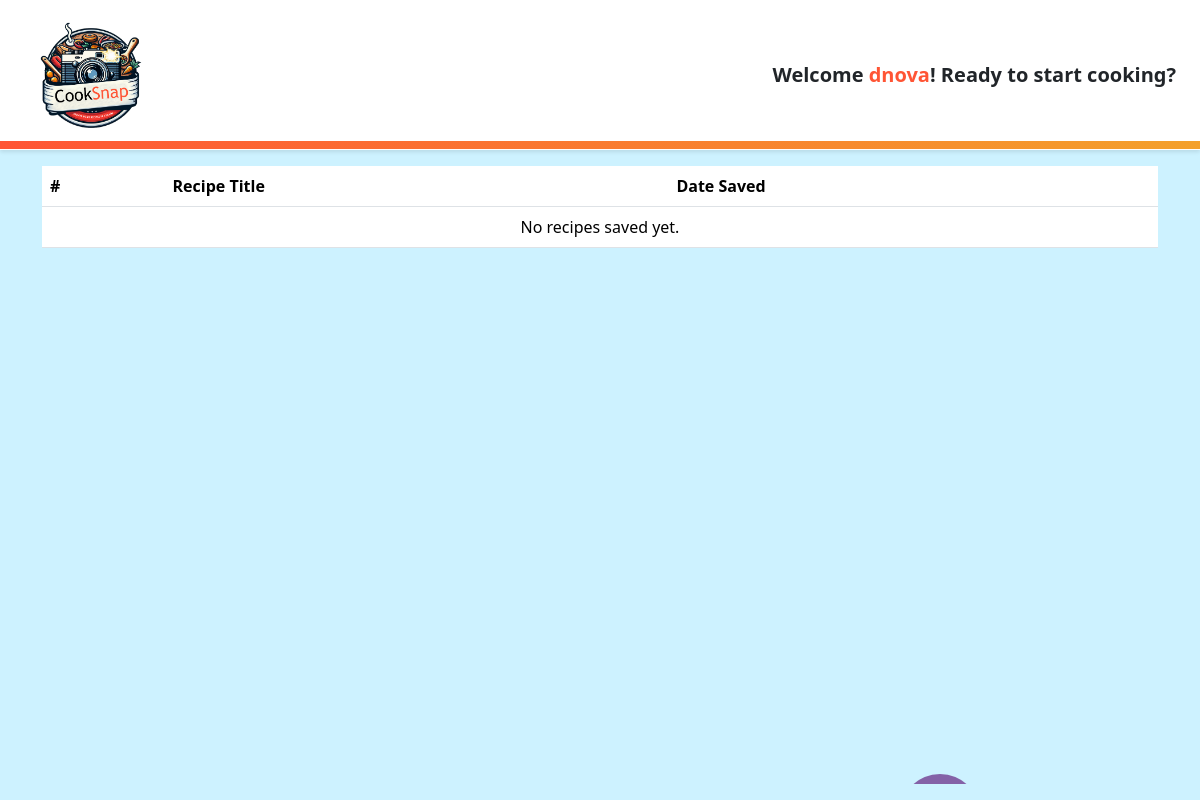
Before: /saved_recipes/ (signed in) with the older database file.
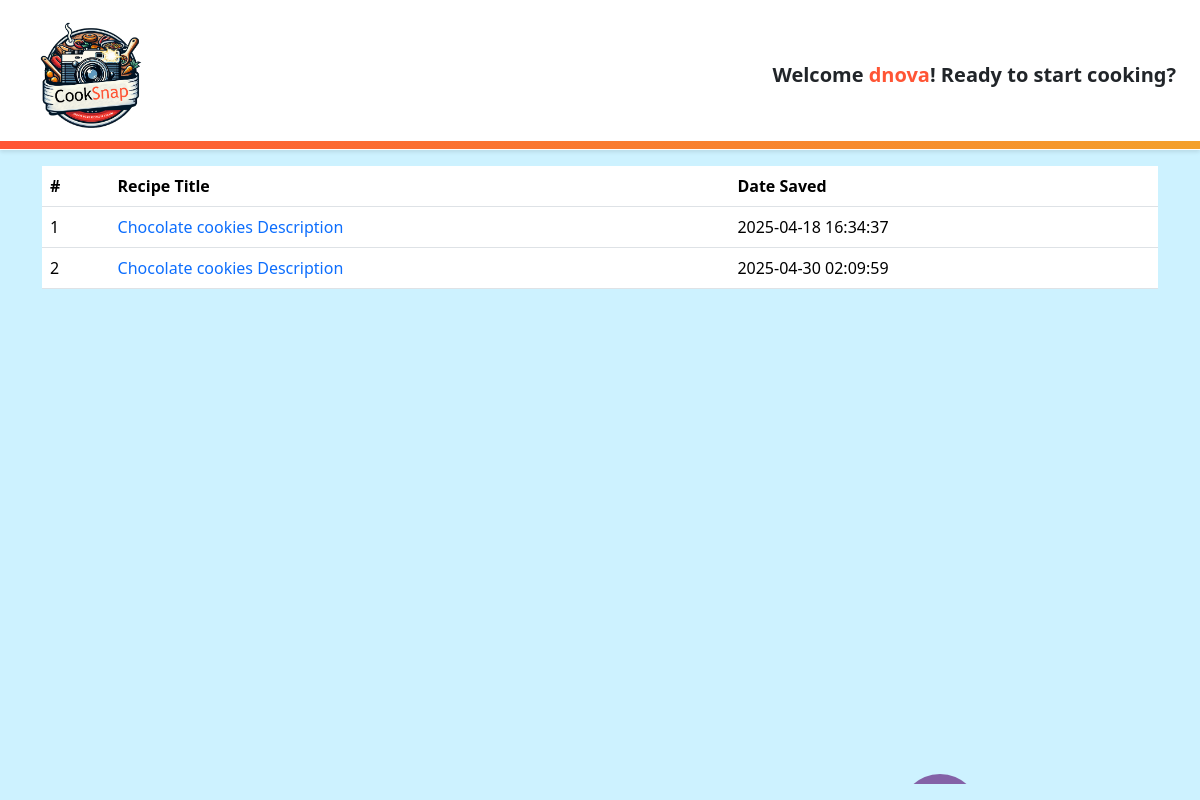
After: the same page with the newer database file.
### saved_recipes/views.py (the view)
# urls.py: path("", saved_recipes_view, name="saved_recipes"),
@login_required
def saved_recipes_view(request):
    username = request.user.username
    conn = sqlite3.connect(settings.BASE_DIR / 'db.sqlite3')
    cursor = conn.cursor()
    cursor.execute("""
        SELECT recipe_id, title, s_date, steps
        FROM userSavedRecipes
        WHERE username = ?
    """, (username,))
    rows = cursor.fetchall()
    conn.close()
    saved_recipes = [
        {
            "id": row[0],
            "title": row[1],
            "date": row[2],
            "steps": row[3]
        }
        for row in rows
    ]
    return render(request, "saved_recipes_template/saved_recipes.html", {
        "saved_recipes": saved_recipes
    })

### templates/saved_recipes_template/saved_recipes.html (shortened to what this page needs)
{% load static %}
<!DOCTYPE html>
<html lang="en">
<head>
    <link rel="stylesheet" href="https://cdn.jsdelivr.net/npm/bootstrap@5.3.2/dist/css/bootstrap.min.css"
 />
    <link rel="stylesheet"
        href="https://cdnjs.cloudflare.com/ajax/libs/bootstrap-icons/1.10.0/font/bootstrap-icons.min.css" />
    <link rel="stylesheet" href="{% static 'styles/styleSaveRecipes.css' %}" />
    <link rel="stylesheet" href="{% static 'styles/styleCirculos.css' %}" />
    <link rel="stylesheet" href="https://cdnjs.cloudflare.com/ajax/libs/font-awesome/6.0.0-beta3/css/all.min.css" />
</head>
<body class="background">
    <nav class="navbar navbar-expand-lg navbar-light p-3">
        <a class="navbar-brand" href="{% url 'main' %}">
            <img src="{% static 'resources/cooksnap-logo.png' %}" alt="Cooksnap Logo"
                class="hexagon-img" style="min-width:150px; height:auto;" />
        </a>
        <div class="collapse navbar-collapse" id="navbarNav" >
            <ul class="navbar-nav ms-auto align-items-center">
                <li class="nav-item">
                    <h1 class="nav-link mb-0 text-center text-lg-start fw-bold fs-5 text-dark">
                        Welcome <span style="color:#FF5535">{{ user.username }}</span>! Ready to start cooking?
                    </h1>
                </li>
            </ul>
        </div>
    </nav>
    <ul class='circles'>
        <li></li>
    </ul>
    <div class="container mt-3">
        <div class="table-responsive">
            <table class="table floating-table">
                <thead>
                    <tr>
                        <th>#</th>
                        <th>Recipe Title</th>
                        <th>Date Saved</th>
                    </tr>
                </thead>
                <tbody>
                    {% for recipe in saved_recipes %}
                    <tr>
                        <td>{{ forloop.counter }}</td>
                        <td>
                            <a href="#" class="text-decoration-none" data-bs-toggle="modal" data-bs-target="#recipeModal"
                               data-title="{{ recipe.title }}" data-steps="{{ recipe.steps|escapejs }}">
                                {{ recipe.title }}
                            </a>
                        </td>
                        <td>{{ recipe.date }}</td>
                    </tr>
                    {% empty %}
                    <tr>
                        <td colspan="3" class="text-center">No recipes saved yet.</td>
                    </tr>
                    {% endfor %}
                </tbody>
            </table>
        </div>
    </div>
</body>
</html>

### static/styles/styleSaveRecipes.css (style rules this page uses)
html, body { height: 100vh; margin: 0; padding: 0; box-sizing: border-box; display: flex; flex-direction: column; background-color: #cdf2ff; opacity: 1; }
.navbar { position: relative; box-shadow: 0 2px 4px rgba(0, 0, 0, 0.1); z-index: 1; background-color: #ffffff; border-bottom: 1px solid transparent; }
.navbar::after { content: ''; position: absolute; bottom: 0; left: 0; width: 100%; height: 8px; background: linear-gradient(90deg, #FF5535, #eec626, #FF5535); background-size: 300% 100%; animation: border-animate 6s ease-in-out infinite; }
.navbar .navbar-brand img { width: 100px; height: auto; min-width: 100px; height: auto; }
.navbar .nav-link { font-size: 1.5rem; font-weight: 600; color: #000000; }
.navbar .nav-link span { color: #FF5535; }
.hexagon-img { width: 100%; max-width: 40vh; }

### static/styles/styleCirculos.css (style rules this page uses)
.circles { position: absolute; bottom: 0; left: 0; width: 100%; height: 100%; z-index: 0; overflow: hidden; }
.circles li { position: absolute; display: block; list-style: none; width: 15px; height: 15px; background: rgba(118, 207, 223, 0.8); animation: animate 20s linear infinite; bottom: calc(10px - 10vh); }
.circles li:nth-child(6) { left: 75%; width: 80px; height: 80px; animation-delay: 0s; animation-duration: 24s; border-radius: 50%; background: rgba(114, 63, 145, 0.8); }

Changed rows visible on the page:
added userSavedRecipes: title "Chocolate cookies Description", date "2025-04-18 16:34:37"
added userSavedRecipes: title "Chocolate cookies Description", date "2025-04-30 02:09:59"
Other visible differences:
text no longer shown: "No recipes saved yet."
